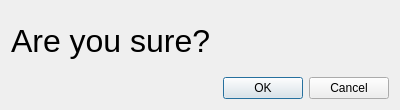
<?xml version="1.0" encoding="UTF-8"?>
<ui version="4.0">
 <class>SureDialog</class>
 <widget class="QDialog" name="SureDialog">
  <property name="geometry">
   <rect>
    <x>0</x>
    <y>0</y>
    <width>400</width>
    <height>110</height>
   </rect>
  </property>
  <property name="windowTitle">
   <string>Dialog</string>
  </property>
  <layout class="QVBoxLayout" name="verticalLayout">
   <item>
    <widget class="QLabel" name="label">
     <property name="font">
      <font>
       <pointsize>24</pointsize>
      </font>
     </property>
     <property name="text">
      <string>Are you sure?</string>
     </property>
    </widget>
   </item>
   <item>
    <layout class="QHBoxLayout" name="horizontalLayout">
     <item>
      <spacer name="horizontalSpacer">
       <property name="orientation">
        <enum>Qt::Horizontal</enum>
       </property>
       <property name="sizeHint" stdset="0">
        <size>
         <width>40</width>
         <height>20</height>
        </size>
       </property>
      </spacer>
     </item>
     <item>
      <widget class="QPushButton" name="okButton">
       <property name="text">
        <string>OK</string>
       </property>
      </widget>
     </item>
     <item>
      <widget class="QPushButton" name="cancelButton">
       <property name="text">
        <string>Cancel</string>
       </property>
      </widget>
     </item>
    </layout>
   </item>
  </layout>
 </widget>
 <resources/>
 <connections/>
</ui>
